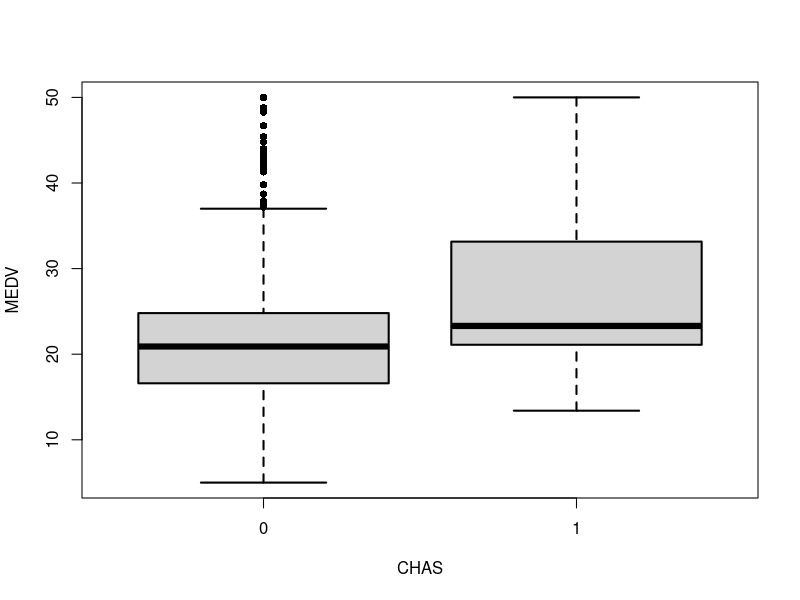
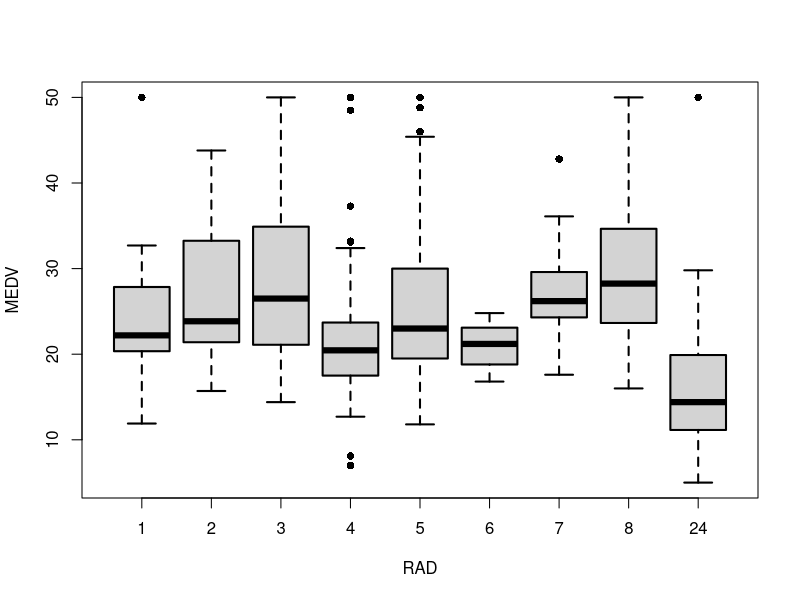
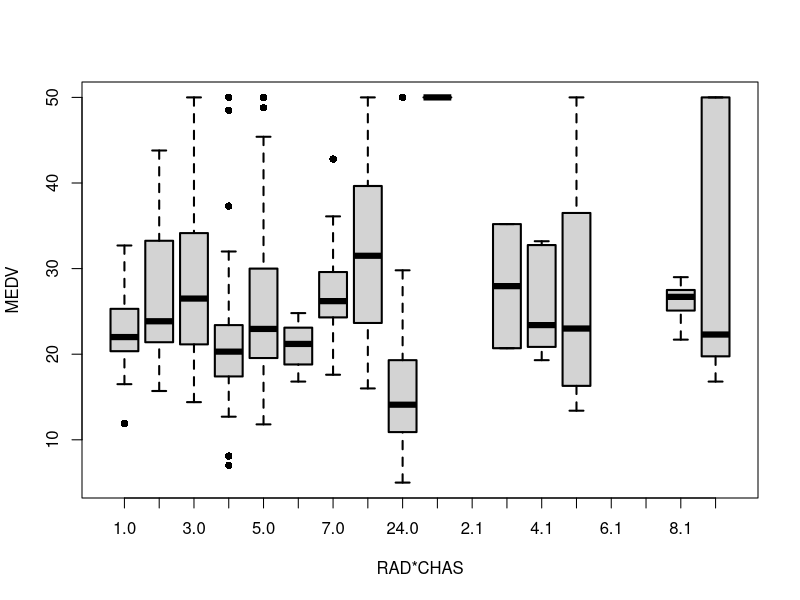
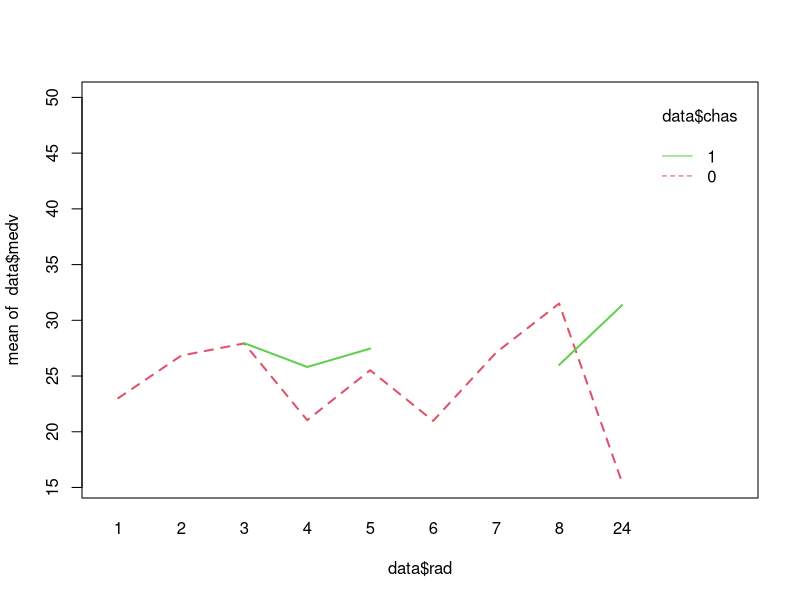
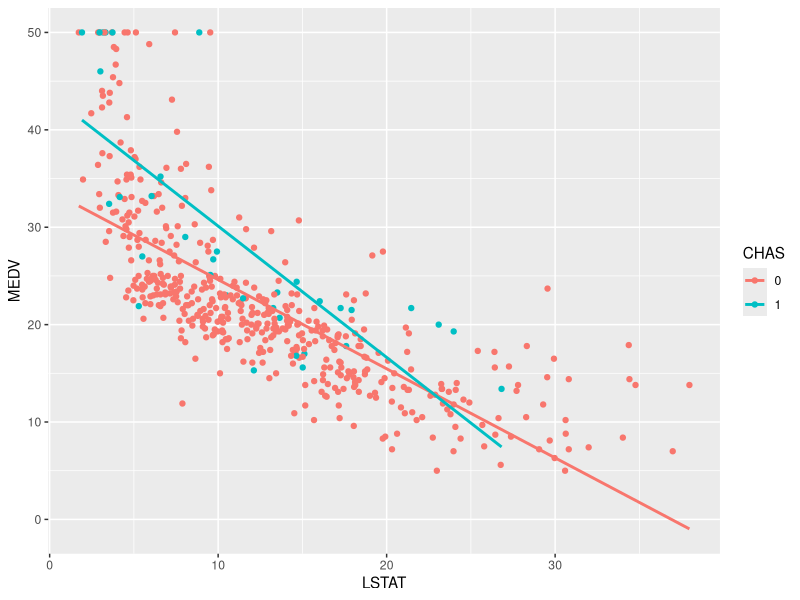
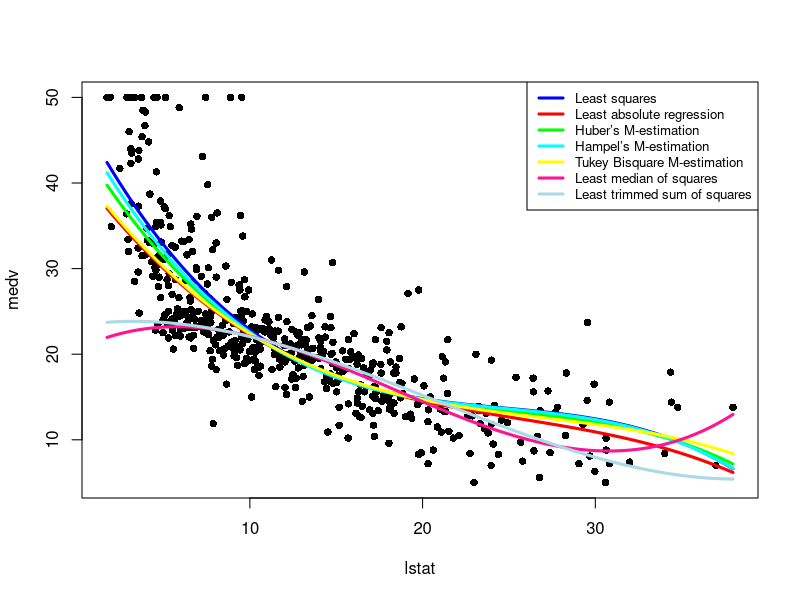

These charts were generated, in order, by the following R code:
## ---- chunk 1
knitr::opts_chunk$set(echo = TRUE, warning=FALSE, message=FALSE)
## ---- chunk 2
library(MASS)
data <- Boston[,names(Boston) %in% c("lstat","chas","rad","medv")]
data = data[complete.cases(data),]
data$chas = as.factor(data$chas)
data$rad = as.factor(data$rad)
## ---- chunk 3
boxplot(data$medv ~ data$chas,ylab='MEDV', xlab='CHAS', lwd=2, pch = 16)
## ---- chunk 4
fit = lm(data$medv ~ data$chas)
summary(fit)
anova(fit)
## ---- chunk 5
boxplot(data$medv ~ data$rad,ylab='MEDV', xlab='RAD', lwd=2, pch = 16)
## ---- chunk 6
fit = lm(data$medv ~ data$rad)
summary(fit)
anova(fit)
## ---- chunk 7
boxplot(data$medv ~ data$rad*data$chas,ylab='MEDV', xlab='RAD*CHAS', lwd=2, pch = 16)
## ---- chunk 8
interaction.plot(data$rad, data$chas, data$medv, col=2:4, lwd=2, cex.axis=1, cex.lab=1)
## ---- chunk 9
fit = lm(data$medv ~ data$chas*data$rad)
summary(fit)
anova(fit)
## ---- chunk 10
library(ggplot2)
ggplot(Boston, aes(x = lstat, y = medv, color = factor(chas))) +
  geom_point() +
  geom_smooth(method = "lm", se = FALSE) +
  labs(x = "LSTAT", y = "MEDV") +
  scale_color_discrete(name = "CHAS")
## ---- chunk 11
fit0 <- lm(data$medv ~ data$chas*data$lstat)
fit1 <- lm(data$medv ~ data$lstat)

anova(fit1,fit0)
## ---- chunk 12
library(MASS)
library(quantreg)
data(Boston)
data <- Boston[,names(Boston) %in% c("lstat","medv")]
tmp = data[,c("medv","lstat")] 
tmp = tmp[complete.cases(tmp),]
tmp = as.data.frame(tmp)
names(tmp) = c("medv","lstat")
data = tmp
attach(data)
## ---- chunk 13
#least squares:
fit = lm(medv ~ poly(lstat, 3))
summary(fit)
## ---- chunk 14
#least absolute regression:
m.lar = rq(medv ~ poly(lstat, 3))
summary(m.lar)

#Huber’s M-estimation:
m.huber = rlm(medv ~ poly(lstat, 3),psi = psi.huber)
summary(m.huber)

#Hampel’s M-estimation:
m.hampel = rlm(medv ~ poly(lstat, 3),psi = psi.hampel)
summary(m.hampel)

#Tukey Bisquare M-estimation:
m.bisquare = rlm(medv ~ poly(lstat, 3),psi = psi.bisquare)
summary(m.bisquare)

#Least median of squares
m.lms = lmsreg(medv ~ poly(lstat, 3))
m.lms$coefficients

#Least trimmed sum of squares
m.lts = ltsreg(medv ~ poly(lstat, 3))
m.lts$coefficients
## ---- chunk 15
plot(lstat, medv, pch = 16)
pts = seq(min(lstat), max(lstat), len=100)

val = predict(fit, data.frame(lstat = pts))
lines(pts, val, col="blue", lwd = 3)

val = predict(m.lar, data.frame(lstat = pts))
lines(pts, val, col="red", lwd = 3)

val = predict(m.huber, data.frame(lstat = pts))
lines(pts, val, col="green", lwd = 3)

val = predict(m.hampel, data.frame(lstat = pts))
lines(pts, val, col="cyan", lwd = 3)

val = predict(m.bisquare, data.frame(lstat = pts))
lines(pts, val, col="yellow", lwd = 3)

val = predict(m.lms, data.frame(lstat = pts))
lines(pts, val, col="deeppink", lwd = 3)

val = predict(m.lts, data.frame(lstat = pts))
lines(pts, val, col="lightblue", lwd = 3)

legend(x="topright", legend=c("Least squares", "Least absolute regression",
                              "Huber’s M-estimation", "Hampel’s M-estimation",
                              "Tukey Bisquare M-estimation","Least median of squares",
                              "Least trimmed sum of squares"),
       col=c("blue","red","green","cyan","yellow","deeppink","lightblue"), 
       lty=1,lwd=3, cex=0.8)
